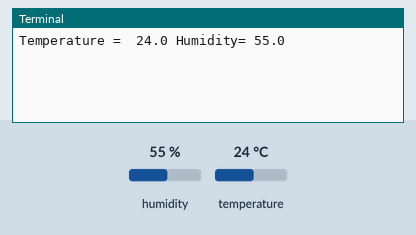
The program below on a simulated Raspberry Pi (BCM pin numbers). Shown: the last lines printed to the terminal. The test bench sets the inputs (shaded band); at power-on: humidity 55 %, temperature 24 °C. The clock reads 2024-03-15 10:24:30 at power-on unless the program sets it; files the program writes start out absent.

Above: at 1.2 s.
1.3 s: humidity set to 22 %
At 7.7 s:
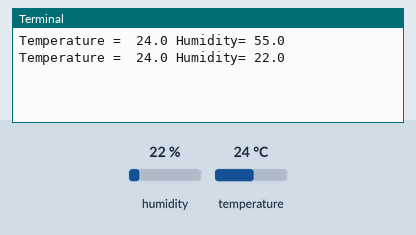
8.8 s: temperature set to 12 °C
At 14.8 s:
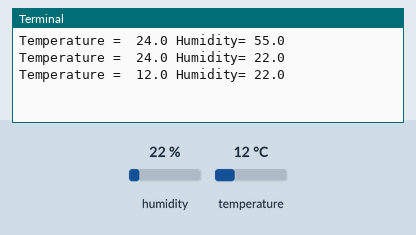
16.3 s: humidity set to 40 %
At 20.7 s:
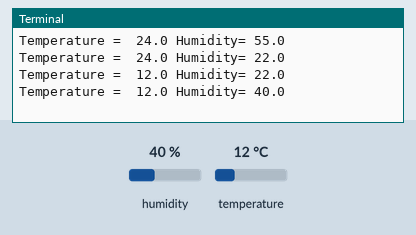
Timing chart, 0 to 22.2 s (numbered marks = the images above; inputs shaded):
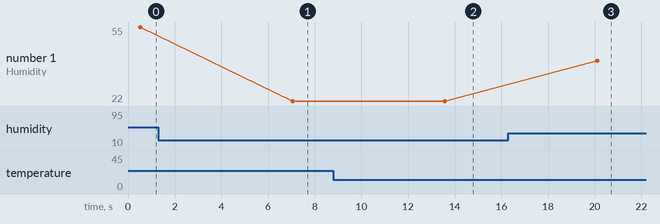

The program:

RPi_py_script.py
```python
import Adafruit_DHT
import time
import csv
import sys
csvfile = "/home/pi/temp.csv"
als = True
while als:
    humidity, temperature = Adafruit_DHT.read_retry(Adafruit_DHT.DHT11, 4) # gpio pin 4 or pin number 7
    if humidity is not None and temperature is not None:
      humidity = round(humidity, 2)
      temperature = round(temperature, 2)
      print ('Temperature = ',temperature ,'Humidity=' ,humidity)
    else:
      print ('can not connect to the sensor!')
    timeC = time.strftime("%I")+':' +time.strftime("%M")+':'+time.strftime("%S")
    data = [temperature, timeC]

    with open(csvfile, "a")as output:
        writer = csv.writer(output, delimiter=",", lineterminator = '\n')
        writer.writerow(data)
    time.sleep(6) # update script every 6 seconds
```

Measured:
- after the input at 1.3 s, the terminal: prints a new line after 5.8 s (image 1)
- after the input at 8.8 s, the terminal: prints a new line after 4.8 s (image 2)
- after the input at 16.3 s, the terminal: prints a new line after 3.8 s (image 3)
- plotted number 1: 55 → 22 after the input at 1.3 s, 22 → 40 after the input at 16.3 s
